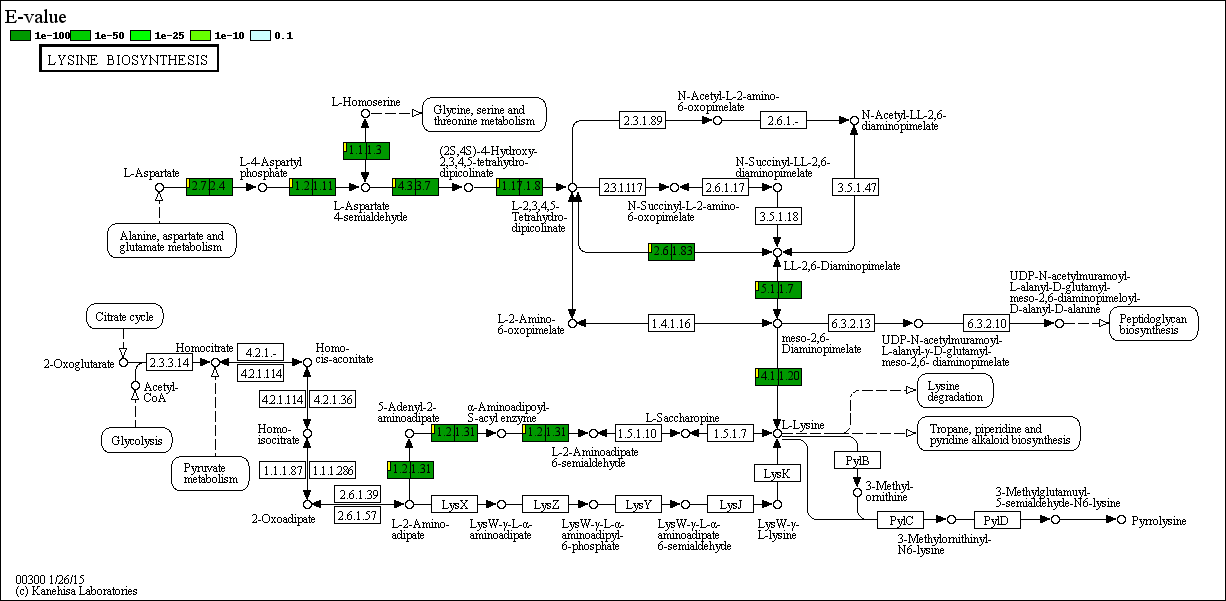
#> input picture Template/Template/map00300.png, 1226 x 601 px
$ python thu.py Template/Template/map00300.png   (older library calls are emulated)
#> lines starting #> are read from the running program, lines starting #| are printed output that depends on the picture
#!/usr/bin/python
from PIL import  Image
import sys
Image.MAX_IMAGE_PIXELS = 1000000000
infile = sys.argv[1]
outfile = sys.argv[1]+".thu.png"
im = Image.open(infile)
#> im is the input picture: PIL image 1226x601 RGBA; mean R, G, B, A 239, 240.5, 238.9, 255

out = im.resize((4000,4000),Image.ANTIALIAS) #resize image with high-quality
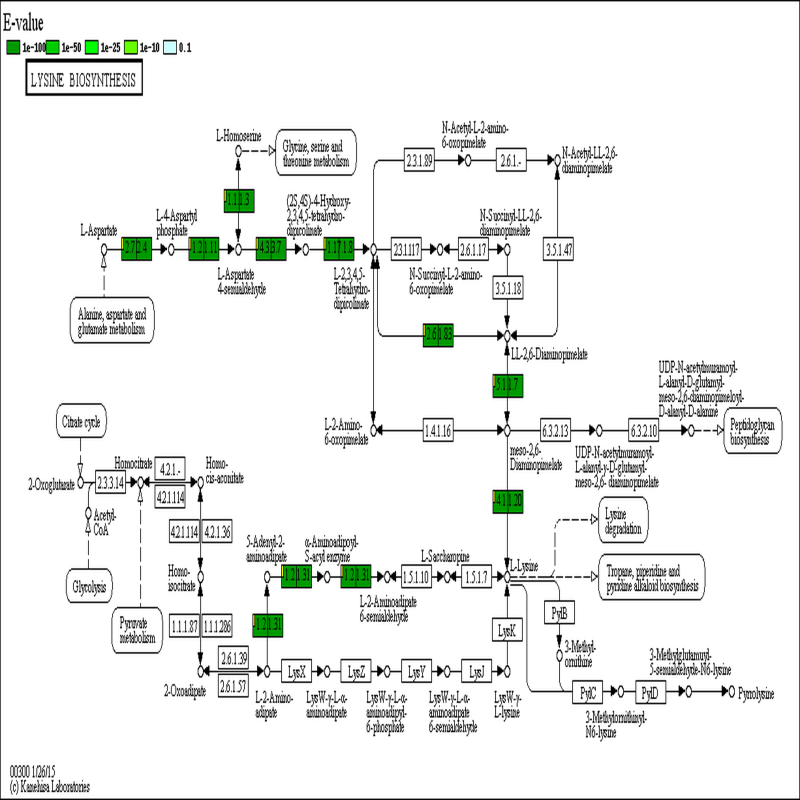
#> out: PIL image 4000x4000 RGBA (shown at 1/5 size); mean R, G, B, A 237.7, 239.2, 237.6, 255
out.save(outfile)
